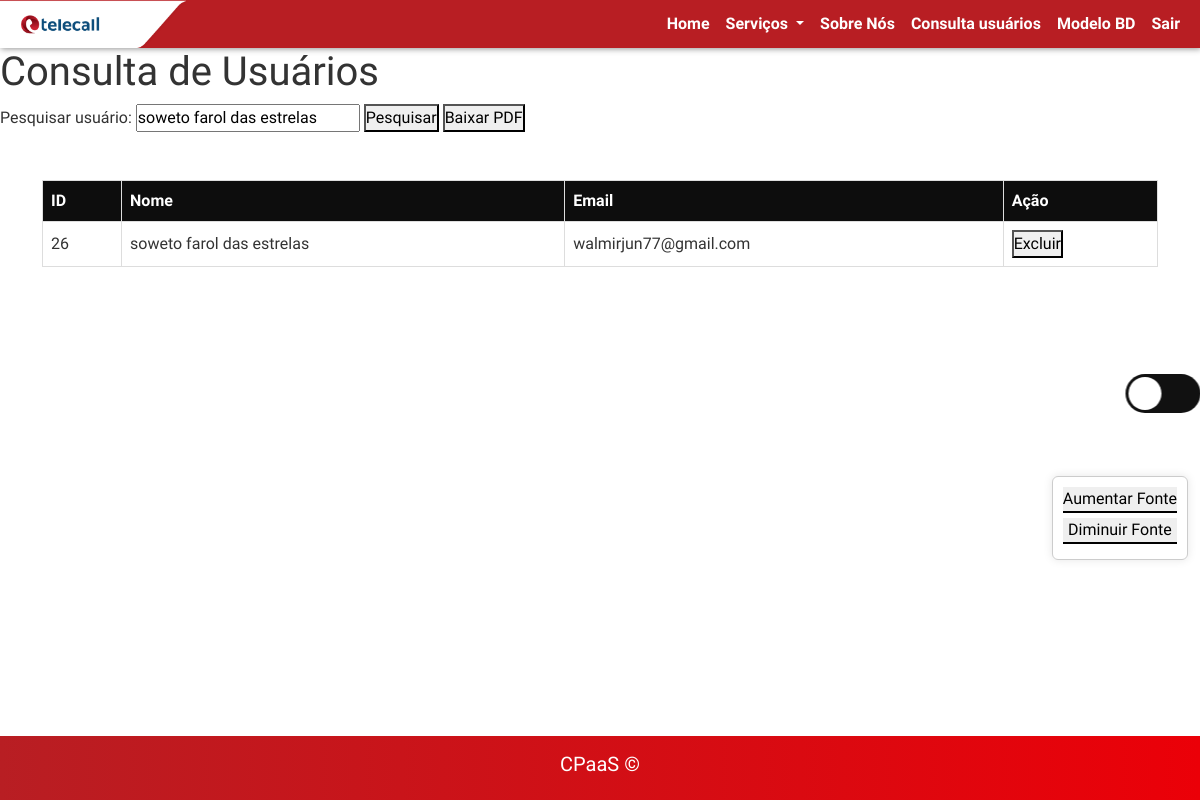
/consulta.php?pesquisa=soweto farol das estrelas (signed in), run on the app's committed database.
### tables this page shows
CREATE TABLE `usuarios` (
  `id` int(11) NOT NULL AUTO_INCREMENT,
  `nome` varchar(45) NOT NULL,
  `data_nasc` date NOT NULL,
  `mother_name` varchar(45) NOT NULL,
  `telefone_fixo` varchar(15) DEFAULT NULL,
  `celular` varchar(15) NOT NULL,
  `endereco` varchar(45) NOT NULL,
  `email` varchar(45) NOT NULL,
  `cpf` varchar(11) NOT NULL,
  `username` varchar(6) NOT NULL,
  `senha` varchar(255) DEFAULT NULL,
  `gender` char(1) NOT NULL,
  `tipo_perfil` enum('comum','master') NOT NULL DEFAULT 'comum',
  `cep` varchar(9) DEFAULT NULL,
  PRIMARY KEY (`id`)
);

### consulta.php (the view, shortened to what this page needs)
<?php
include 'config.php';
$tipo_perfil = isset($_SESSION['tipo_perfil']) ? $_SESSION['tipo_perfil'] : 'comum';
$pesquisa = "";
if (isset($_GET['pesquisa'])) {
    $pesquisa = $_GET['pesquisa'];
}
$sql = "SELECT * FROM usuarios WHERE tipo_perfil = 'comum' AND nome LIKE ?";
$stmt = $conexao->prepare($sql);
$pesquisa = "%" . $pesquisa . "%";
$stmt->bind_param("s", $pesquisa);
$stmt->execute();
$result = $stmt->get_result();
$usuarios = $result->fetch_all(MYSQLI_ASSOC);
?>
<!DOCTYPE html>
<html lang="pt">
<head>
    <link href="https://cdn.jsdelivr.net/npm/bootstrap@5.3.2/dist/css/bootstrap.min.css" rel="stylesheet">
    <link rel="stylesheet" href="css/styleb.css">
</head>
<body>
<header>
        <nav class="navbar navbar-expand-lg navbar-light changeable-text-container"
            style="box-shadow: 1px 1px 6px #959595; background-color: #B81E23; padding: 0px!important">
            <div class="container-fluid" style="padding-left: 0px!important;">
                <div><img src="img/cropped-navbartelecall-e1664888635140.png" style="height: 3rem;" alt=""></div>
                <div class="collapse navbar-collapse" id="navbarSupportedContent">
                    <ul class="navbar-nav ms-auto mb-2 mb-lg-0">
                        <li class="nav-item" style="font-weight: 600;">
                            <button class="nav-link active" aria-current="page"
                                onclick="window.location.href='main.php'" style="color: white;">Home</button>
                        </li>
                        <li class="nav-item dropdown" style="font-weight: 600;">
                            <button class="nav-link dropdown-toggle" role="button" data-bs-toggle="dropdown"
                                aria-expanded="false" style="color: white;">
                                Serviços
                            </button>
                        </li>
                        <li class="nav-item" style="font-weight: 600;">
                            <button class="nav-link" onclick="window.location.href='sobre.php'"
                                style="color: white;">Sobre Nós</button>
                        </li>
                        <?php if ($tipo_perfil == 'master'): ?>
                        <li class="nav-item" style="font-weight: 600;">
                            <button class="nav-link" onclick="window.location.href='consulta.php'"
                                style="color: white;">Consulta usuários</button>
                        </li>
                        <?php endif; ?>
                        <li class="nav-item" style="font-weight: 600;">
                            <button class="nav-link" onclick="window.location.href='modeloBD.php'"
                                style="color: white;">Modelo BD</button>
                        </li>
                        <li class="nav-item" style="font-weight: 600;">
                            <button class="nav-link" onclick="window.location.href='Controllers/logout.php'"
                                style="color: white;">Sair</button>
                        </li>
                    </ul>
                </div>
            </div>
        </nav>
    </header>
    <h1>Consulta de Usuários</h1>
    <form method="GET" action="consulta.php">
        <label for="pesquisa">Pesquisar usuário:</label>
        <input type="text" id="pesquisa" name="pesquisa" value="<?php echo htmlspecialchars(isset($_GET['pesquisa']) ? $_GET['pesquisa'] : ''); ?>">
        <button type="submit">Pesquisar</button>
        <a href="Controllers/gerar_pdf.php" target="_blank"><button type="button">Baixar PDF</button></a>
    </form>
    <div class="container">
        <table class="mt-5">
            <tr ">
                <th style="background-color: #0D0D0D!important; color:white;">ID</th>
                <th style="background-color: #0D0D0D!important; color:white;">Nome</th>
                <th style="background-color: #0D0D0D!important; color:white;">Email</th>
                <th style="background-color: #0D0D0D!important; color:white;">Ação</th>
            </tr>
            <?php foreach ($usuarios as $usuario): ?>
            <tr>
                <td><?php echo htmlspecialchars($usuario['id']); ?></td>
                <td><?php echo htmlspecialchars($usuario['nome']); ?></td>
                <td><?php echo htmlspecialchars($usuario['email']); ?></td>
                <td>
                    <button onclick="showModal(<?php echo htmlspecialchars($usuario['id']); ?>)">Excluir</button>
                </td>
            </tr>
            <?php endforeach; ?>
        </table>
    </div>
    <label for="chk" class="label">
        <div class="ball"></div>
    </label>
    <div class="accessibility-panel">
        <button id="increase-font">Aumentar Fonte</button>
        <button id="decrease-font">Diminuir Fonte</button>
    </div>
    <div class="card-footer fixed-bottom">
        <footer class="d-flex justify-content-center align-items-center p-3 " style="background:linear-gradient(to left, #EB0008, #B81E23); color:white;">
            <h5>CPaaS &#169;</h5>
        </footer>
    </div>
</body>
</html>

### css/styleb.css (style rules this page uses)
* { margin: 0; padding: 0; box-sizing: border-box; font-family: 'Prompt', monospace; }
html, body { height: 100%; }
body { min-height: 100vh; display: flex; flex-direction: column; color: #333; background-color: #fff; transition: background 0.2s linear; }
.label { background-color: #111; border-radius: 50px; cursor: pointer; display: flex; justify-content: space-between; align-items: center; padding: 5px; position: fixed; height: 26px; width: 50px; transform: scale(1.5) translateY(-50%); top: 50%; right: 1%; }
.label .ball { background-color: #fff; border-radius: 50%; position: absolute; top: 2px; left: 2px; height: 22px; width: 22px; transform: translateX(0px); transition: transform 0.2s linear; }
footer { margin-top: auto; }
.nav-item { text-align: right; }
.container-fluid { width: 100%; }
.accessibility-panel { position: fixed; bottom: 30%; right: 1%; display: flex; flex-direction: column; background-color: #fff; border: 1px solid #ccc; padding: 10px; border-radius: 6px; box-shadow: 0 0 10px rgba(0, 0, 0, 0.1); }
.accessibility-panel button { margin-bottom: 5px; border: none; border-bottom: 2px solid black; }

### consulta.php (style rules this page uses)
body { font-family: Arial, sans-serif; }
table { width: 100%; border-collapse: collapse; }
th, td { border: 1px solid #ddd; padding: 8px; text-align: left; }
th { background-color: #f2f2f2; }
form { display: inline; }

### data on the page
usuarios: id "26", nome "soweto farol das estrelas", email "walmirjun77@gmail.com"
